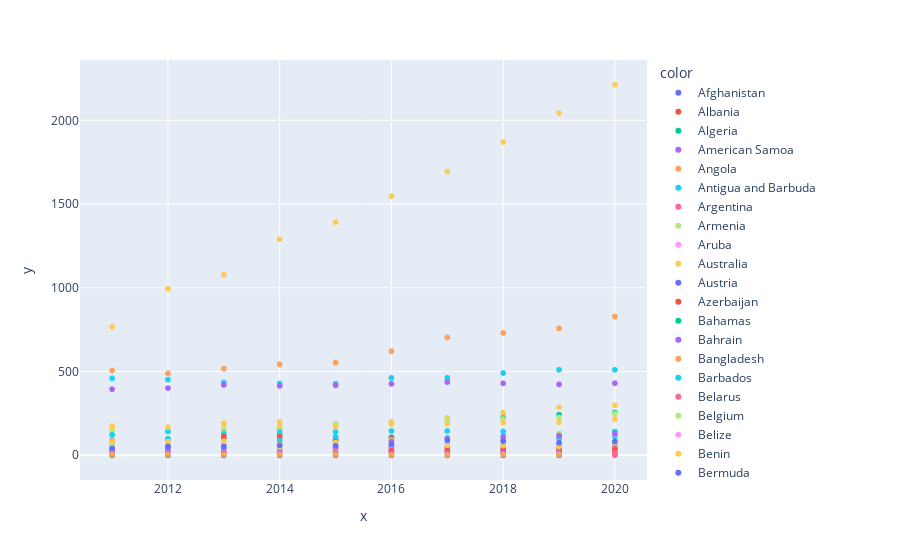

The cell this chart's notebook holds for it:
### Code cell
fig = px.scatter(x=wec["year"], y=wec["renewables_electricity"], color=wec['country'])
fig.show()
